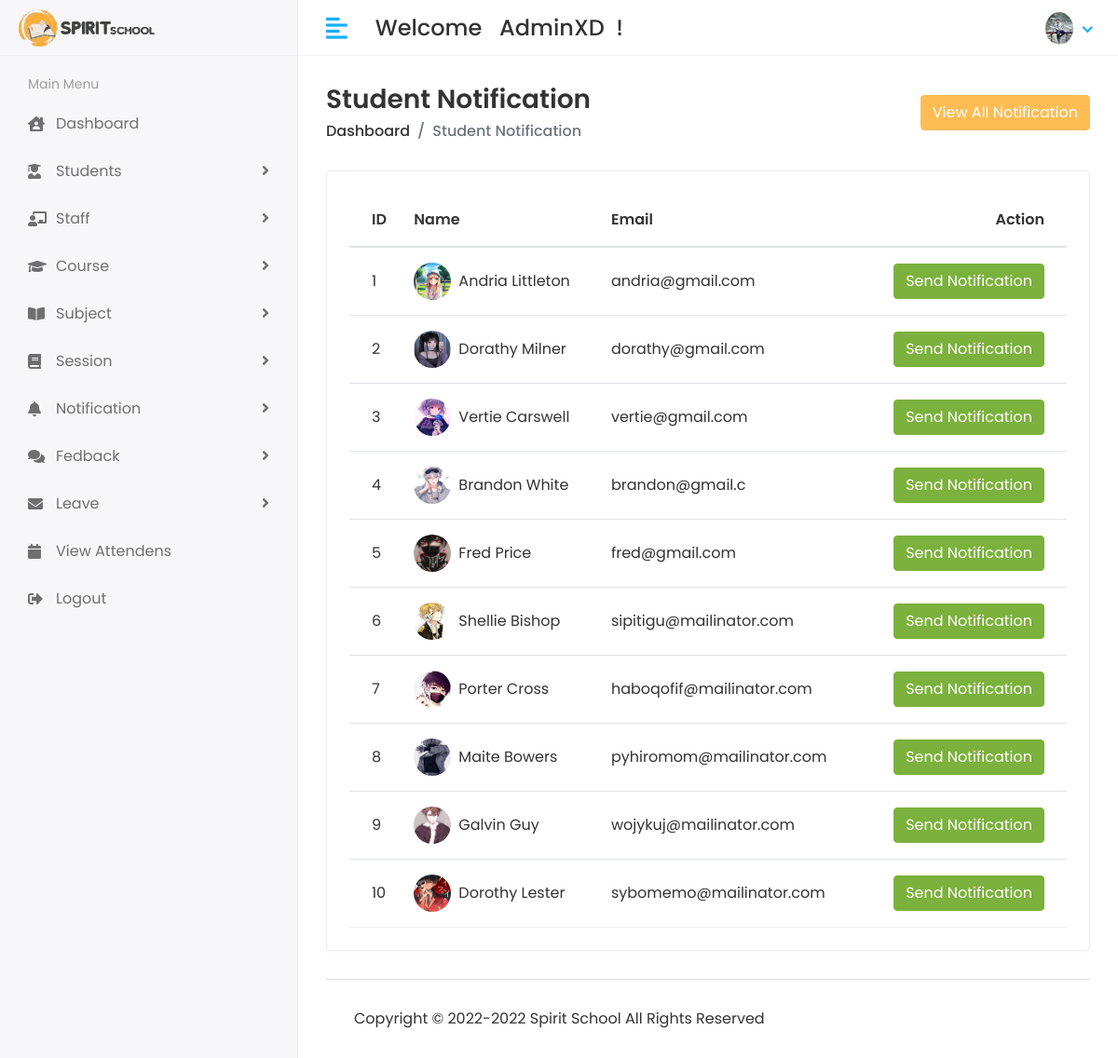
The app's page /Hod/Student/Send_Notification (signed in) with its own data.
### app/models.py (models this page shows, shortened)
class CustomUser(AbstractUser):
    USER = (
        (1,'HOD'),
        (2,'STAFF'),
        (3,'STUDENT'),
    )
    user_type = models.CharField(choices=USER, max_length=50, default=1)
    profile_pic = models.ImageField(upload_to='media/profile_pic')

class Student(models.Model):
    admin = models.OneToOneField(CustomUser, on_delete=models.CASCADE)
    address = models.TextField()
    gender = models.CharField(max_length=100)
    course_id = models.ForeignKey(Course,on_delete=models.DO_NOTHING)
    session_year_id = models.ForeignKey(Session_Year, on_delete=models.DO_NOTHING)
    created_at = models.DateTimeField(auto_now_add=True)
    updated_at = models.DateTimeField(auto_now=True)

### student_management_system/Hod_Views.py (the view)
# urls.py: path('Hod/Student/Send_Notification',Hod_Views.STUDENT_SEND_NOTIFICATION, name='student_send_notification'),
@login_required(login_url='/')
def STUDENT_SEND_NOTIFICATION(request):
    student = Student.objects.all()
    notification = Student_Notification.objects.all()
    context = {
        'student' : student,
        'notification': notification,
    }
    return render(request, 'Hod/student_notification.html', context)

### templates/Hod/student_notification.html (shortened to what this page needs)
{% extends 'base.html' %}
{% block content %}
<div class="content container-fluid">
    <div class="page-header">
       <div class="row align-items-center">
          <div class="col">
             <h3 class="page-title">Student Notification</h3>
             <ul class="breadcrumb">
                <li class="breadcrumb-item"><a href="{% url 'hod_home' %}">Dashboard</a></li>
                <li class="breadcrumb-item active">Student Notification</li>
             </ul>
          </div>
          <div class="col-auto text-right float-right ml-auto">
                <button type="button" class="btn btn-primary" data-toggle="modal" data-target="#exampleModalCenter">
                    View All Notification
                </button>
          </div>
       </div>
    </div>
    <div class="row">
       <div class="col-sm-12">
          <div class="card card-table">
             <div class="card-body">
                <div class="table-responsive">
                   <table id="table_id" class="table table-hover table-center mb-0">
                      <thead>
                         <tr>
                            <th>ID</th>
                            <th>Name</th>
                            <th>Email</th>
                            <th class="text-right">Action</th>
                         </tr>
                      </thead>
                      <tbody>
                        {% for i in student %}
                         <tr>
                            <td>{{i.id}}</td>
                            <td>
                               <h2 class="table-avatar">
                                  <a href="student-details.html" class="avatar avatar-sm mr-2"><img class="avatar-img rounded-circle" src="/{{i.admin.profile_pic}}" alt="User Image"></a>
                                  <a href="student-details.html">{{i.admin.first_name}} {{i.admin.last_name}}</a>
                               </h2>
                            </td>
                            <td>{{i.admin.email}}</td>
                            <td class="text-right">
                                <button type="button" class="btn btn-success" data-toggle="modal" data-target="#sendnotification-{{forloop.counter}}">
                                    Send Notification
                                </button>
                            </td>
                         </tr>
                         {% endfor %}
                      </tbody>
                   </table>
                </div>
             </div>
          </div>
       </div>
    </div>
{% endblock content %}

### templates/includes/header.html (shortened to what this page needs)
{% load static %}
<div class="header">
    <div class="header-left">
       <a href="{% url 'hod_home' %}" class="logo">
       <img src="{% static 'assets/img/logos.gif' %}" alt="Logo">
       </a>
    </div>
    <a href="javascript:void(0);" id="toggle_btn">
    <i class="fas fa-align-left"></i>
    </a>
    <div class="top-nav-search mt-3">
       <h4 ><storng>Welcome</storg>&nbsp; &nbsp;<span>{{user.first_name}}{{user.last_name}} &nbsp;!</span></h4>
    </div>
    <ul class="nav user-menu">
       <li class="nav-item dropdown has-arrow">
          <a href="#" class="dropdown-toggle nav-link" data-toggle="dropdown">
            {% if user.profile_pic == "" %}
            <span class="user-img"><img class="rounded-circle" src="{% static 'assets/img/noimg.jpg' %}" width="30" height="35" alt="Ryan Taylor"></span>
            {% else %}
          <span class="user-img"><img class="rounded-circle" src="/{{user.profile_pic}}" width="30" height="35" alt="Ryan Taylor"></span>
            {% endif %}
         </a>
       </li>
    </ul>
 </div>

### static/assets/css/style.css (style rules this page uses)
html { height: 100%; }
body { background-color: #fff; color: #333; font-family: 'Poppins', sans-serif; font-size: 1rem; height: 100%; line-height: 1.5; overflow-x: hidden; }
h1, h2, h3, h4, h5, h6 { font-family: 'Poppins', sans-serif; margin-top: 0; }
a { color: #009ce7; }
input, button, a { transition: all 0.4s ease; -moz-transition: all 0.4s ease; -o-transition: all 0.4s ease; -ms-transition: all 0.4s ease; -webkit-transition: all 0.4s ease; }
input, input:focus, button, button:focus { outline: none; }
ul, ol { padding: 0px; list-style: none; }
.table { color: #333; max-width: 100%; margin-bottom: 0; width: 100%; }
table.table td h2 { display: inline-block; font-size: inherit; font-weight: 400; margin: 0; padding: 0; vertical-align: middle; }
table.table td h2.table-avatar { align-items: center; display: inline-flex; font-size: inherit; font-weight: 400; margin: 0; padding: 0; vertical-align: middle; white-space: nowrap; }
table.table td h2 a { color: #333; }
.table thead tr th { font-weight: 600; }
.table tbody tr { border-bottom: 1px solid rgba(0, 0, 0, 0.05); }
.table.table-center td, .table.table-center th { vertical-align: middle; }
.card-table .card-body .table > thead > tr > th { border-top: 0; }
.card-table .card-body .table tr td:first-child, .card-table .card-body .table tr th:first-child { padding-left: 1.5rem; }
.card-table .card-body .table tr td:last-child, .card-table .card-body .table tr th:last-child { padding-right: 1.5rem; }
.card-table .table td, .card-table .table th { border-top: 1px solid #e2e5e8; padding: 1rem 0.75rem; white-space: nowrap; }
.btn-primary { background-color: #FFBC53; border: 1px solid #FFBC53; }
.btn-success { background-color: #7bb13c; border: 1px solid #7bb13c }
.card { border: 1px solid #ececf5; box-shadow: 0 1px 3px 0 rgba(0, 0, 0, 0.03); margin-bottom: 1.875rem; }
.card-body { padding: 1.5rem; }
.avatar { position: relative; display: inline-block; width: 3rem; height: 3rem }
.avatar > img { width: 100%; height: 100%; -o-object-fit: cover; object-fit: cover; }
.avatar-sm { width: 2.5rem; height: 2.5rem; }
.header { background-color: #fff; border-bottom: 1px solid #f3f3f4; left: 0; position: fixed; right: 0; top: 0; z-index: 1001; height: 60px; }
.header .header-left { float: left; height: 60px; padding: 0 20px; position: relative; width: 320px; z-index: 1; transition: all 0.2s ease-in-out; background-color: #f7f7fa; border-bottom: 1px solid #efefef; border-right: 1px solid #ececf5; display: flex; align-items: center; }
.header .header-left .logo { display: inline-block; line-height: 60px; }
.header .header-left .logo img { max-height: 40px; width: auto; }
.header .dropdown-toggle:after { display: none; }
.header .has-arrow .dropdown-toggle:after { border-top: 0; border-left: 0; border-bottom: 2px solid #18aefa; border-right: 2px solid #18aefa; content: ''; height: 8px; display: inline-block; pointer-events: none; -webkit-transform-origin: 66% 66%; -ms-transform-origin: 66% 66%; transform-origin: 66% 66%; -webkit-transform: rotate(45deg); -ms-transform: rotate(45deg); transform: rotate(45deg); -webkit-transition: all 0.15s ease-in-out; transition: all 0.15s ease-in-out; width: 8px; vertical-align: 0px; }
.user-menu { float: right; margin: 0; position: relative; z-index: 99; padding-right: 15px; }
.user-menu.nav > li > a { color: #a0a0a0; font-size: 14px; line-height: 58px; padding: 0 15px; height: 60px; }
.user-img { margin-right: 3px; position: relative; }
.top-nav-search { float: left; margin-left: 15px; }
.page-wrapper > .content { padding: 1.875rem 1.875rem 0; }
.page-header { margin-bottom: 1.875rem; }
.page-header .breadcrumb { background-color: transparent; color: #6c757d; font-size: 1rem; font-weight: 500; margin-bottom: 0; padding: 0; }
.page-header .breadcrumb a { color: #333; }
.page-title { font-size: 28px; font-weight: 600; color: #333; margin-bottom: 5px; }
@media (min-width: 992px) { #toggle_btn { align-items: center; color: #18aefa; display: inline-flex; float: left; font-size: 26px; height: 60px; justify-content: center; margin-left: 15px; padding: 0 15px; } }

### records on screen
CustomUser: first_name "Admin", last_name "XD", profile_pic (picture)
Student: id "1", admin.profile_pic (picture), admin.first_name "Andria", admin.last_name "Littleton", admin.email "andria@gmail.com"
Student: id "2", admin.profile_pic (picture), admin.first_name "Dorathy", admin.last_name "Milner", admin.email "dorathy@gmail.com"
Student: id "3", admin.profile_pic (picture), admin.first_name "Vertie", admin.last_name "Carswell", admin.email "vertie@gmail.com"
Student: id "4", admin.profile_pic (picture), admin.first_name "Brandon", admin.last_name "White", admin.email "brandon@gmail.c"
Student: id "5", admin.profile_pic (picture), admin.first_name "Fred", admin.last_name "Price", admin.email "fred@gmail.com"
Student: id "6", admin.profile_pic (picture), admin.first_name "Shellie", admin.last_name "Bishop", admin.email "sipitigu@mailinator.com"
Student: id "7", admin.profile_pic (picture), admin.first_name "Porter", admin.last_name "Cross", admin.email "haboqofif@mailinator.com"
Student: id "8", admin.profile_pic (picture), admin.first_name "Maite", admin.last_name "Bowers", admin.email "pyhiromom@mailinator.com"
Student: id "9", admin.profile_pic (picture), admin.first_name "Galvin", admin.last_name "Guy", admin.email "wojykuj@mailinator.com"
Student: id "10", admin.profile_pic (picture), admin.first_name "Dorothy", admin.last_name "Lester", admin.email "sybomemo@mailinator.com"
